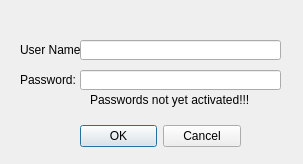
<?xml version="1.0" encoding="UTF-8"?>
<ui version="4.0">
 <class>dlgUserLogin</class>
 <widget class="QDialog" name="dlgUserLogin">
  <property name="geometry">
   <rect>
    <x>0</x>
    <y>0</y>
    <width>303</width>
    <height>164</height>
   </rect>
  </property>
  <property name="windowTitle">
   <string>Login</string>
  </property>
  <widget class="QDialogButtonBox" name="buttonBox">
   <property name="geometry">
    <rect>
     <x>80</x>
     <y>120</y>
     <width>161</width>
     <height>32</height>
    </rect>
   </property>
   <property name="orientation">
    <enum>Qt::Horizontal</enum>
   </property>
   <property name="standardButtons">
    <set>QDialogButtonBox::Cancel|QDialogButtonBox::Ok</set>
   </property>
  </widget>
  <widget class="QLabel" name="label">
   <property name="geometry">
    <rect>
     <x>20</x>
     <y>40</y>
     <width>61</width>
     <height>20</height>
    </rect>
   </property>
   <property name="text">
    <string>User Name:</string>
   </property>
  </widget>
  <widget class="QLabel" name="label_2">
   <property name="geometry">
    <rect>
     <x>20</x>
     <y>70</y>
     <width>61</width>
     <height>20</height>
    </rect>
   </property>
   <property name="text">
    <string>Password:</string>
   </property>
  </widget>
  <widget class="QLineEdit" name="lineEdit_UserName">
   <property name="geometry">
    <rect>
     <x>80</x>
     <y>40</y>
     <width>201</width>
     <height>20</height>
    </rect>
   </property>
  </widget>
  <widget class="QLineEdit" name="lineEdit_Password">
   <property name="geometry">
    <rect>
     <x>80</x>
     <y>70</y>
     <width>201</width>
     <height>20</height>
    </rect>
   </property>
  </widget>
  <widget class="QLabel" name="label_3">
   <property name="geometry">
    <rect>
     <x>90</x>
     <y>90</y>
     <width>161</width>
     <height>20</height>
    </rect>
   </property>
   <property name="text">
    <string>Passwords not yet activated!!!</string>
   </property>
  </widget>
 </widget>
 <resources/>
 <connections>
  <connection>
   <sender>buttonBox</sender>
   <signal>accepted()</signal>
   <receiver>dlgUserLogin</receiver>
   <slot>accept()</slot>
   <hints>
    <hint type="sourcelabel">
     <x>248</x>
     <y>254</y>
    </hint>
    <hint type="destinationlabel">
     <x>157</x>
     <y>274</y>
    </hint>
   </hints>
  </connection>
  <connection>
   <sender>buttonBox</sender>
   <signal>rejected()</signal>
   <receiver>dlgUserLogin</receiver>
   <slot>reject()</slot>
   <hints>
    <hint type="sourcelabel">
     <x>316</x>
     <y>260</y>
    </hint>
    <hint type="destinationlabel">
     <x>286</x>
     <y>274</y>
    </hint>
   </hints>
  </connection>
 </connections>
</ui>
